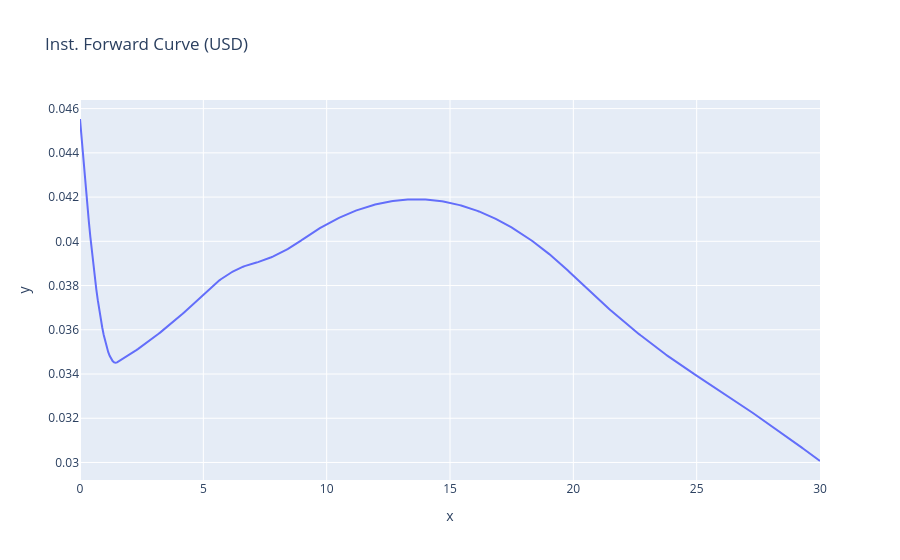

The code cell stored with this chart in its notebook:
### Code cell
curve = Curve(time, disc_rate)
t = np.linspace(0, 30, 500)
px.line(x = t, y = curve.inst_forward_rate(t), title = "Inst. Forward Curve (USD)")

### Figure 1 — Plotly figure (JSON) as saved in the notebook; plotly's stock layout.template omitted (floating-point values rounded to 4 significant figures; data arrays with more than 128 entries replaced by an {"elided": "..."} marker saying what was removed)
{"data": [{"hovertemplate": "x=%{x}<br>y=%{y}<extra></extra>", "legendgroup": "", "line": {"color": "#636efa", "dash": "solid"}, "marker": {"symbol": "circle"}, "mode": "lines", "name": "", "orientation": "v", "showlegend": false, "type": "scatter", "x": {"elided": "500 float values"}, "xaxis": "x", "y": {"elided": "500 float values"}, "yaxis": "y"}], "layout": {"legend": {"tracegroupgap": 0}, "title": {"text": "Inst. Forward Curve (USD)"}, "xaxis": {"anchor": "y", "domain": [0, 1], "title": {"text": "x"}}, "yaxis": {"anchor": "x", "domain": [0, 1], "title": {"text": "y"}}}}
